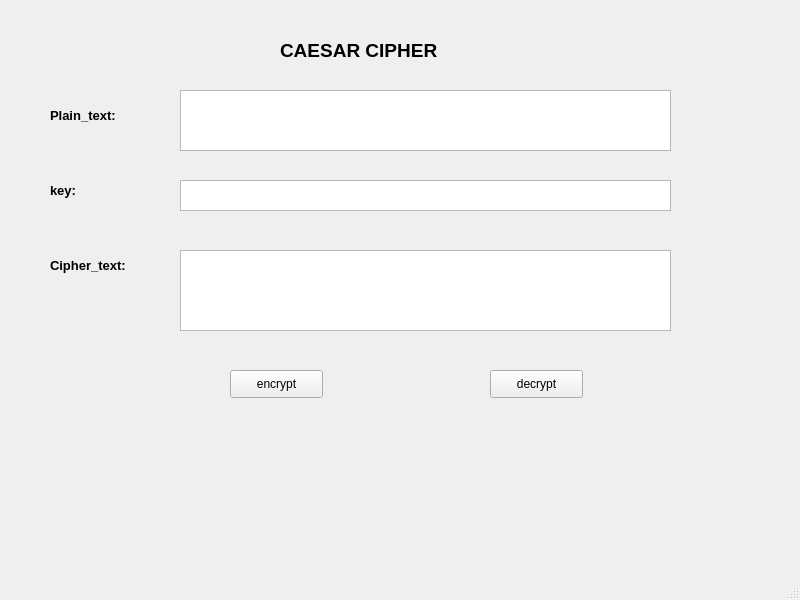
<?xml version="1.0" encoding="UTF-8"?>
<ui version="4.0">
 <class>MainWindow</class>
 <widget class="QMainWindow" name="MainWindow">
  <property name="geometry">
   <rect>
    <x>0</x>
    <y>0</y>
    <width>800</width>
    <height>600</height>
   </rect>
  </property>
  <property name="windowTitle">
   <string>MainWindow</string>
  </property>
  <widget class="QWidget" name="centralwidget">
   <widget class="QLabel" name="label">
    <property name="geometry">
     <rect>
      <x>280</x>
      <y>30</y>
      <width>201</width>
      <height>41</height>
     </rect>
    </property>
    <property name="font">
     <font>
      <pointsize>14</pointsize>
      <weight>75</weight>
      <bold>true</bold>
     </font>
    </property>
    <property name="text">
     <string>CAESAR CIPHER</string>
    </property>
   </widget>
   <widget class="QLabel" name="label_2">
    <property name="geometry">
     <rect>
      <x>50</x>
      <y>100</y>
      <width>111</width>
      <height>31</height>
     </rect>
    </property>
    <property name="font">
     <font>
      <pointsize>10</pointsize>
      <weight>75</weight>
      <bold>true</bold>
     </font>
    </property>
    <property name="text">
     <string>Plain_text:</string>
    </property>
   </widget>
   <widget class="QLabel" name="label_3">
    <property name="geometry">
     <rect>
      <x>50</x>
      <y>250</y>
      <width>121</width>
      <height>31</height>
     </rect>
    </property>
    <property name="font">
     <font>
      <pointsize>10</pointsize>
      <weight>75</weight>
      <bold>true</bold>
     </font>
    </property>
    <property name="text">
     <string>Cipher_text:</string>
    </property>
   </widget>
   <widget class="QLabel" name="label_4">
    <property name="geometry">
     <rect>
      <x>50</x>
      <y>180</y>
      <width>55</width>
      <height>21</height>
     </rect>
    </property>
    <property name="font">
     <font>
      <pointsize>10</pointsize>
      <weight>75</weight>
      <bold>true</bold>
     </font>
    </property>
    <property name="text">
     <string>key:</string>
    </property>
   </widget>
   <widget class="QTextEdit" name="txt_plaintext">
    <property name="geometry">
     <rect>
      <x>180</x>
      <y>90</y>
      <width>491</width>
      <height>61</height>
     </rect>
    </property>
   </widget>
   <widget class="QTextEdit" name="txt_key">
    <property name="geometry">
     <rect>
      <x>180</x>
      <y>180</y>
      <width>491</width>
      <height>31</height>
     </rect>
    </property>
   </widget>
   <widget class="QTextEdit" name="txt_ciphertext">
    <property name="geometry">
     <rect>
      <x>180</x>
      <y>250</y>
      <width>491</width>
      <height>81</height>
     </rect>
    </property>
   </widget>
   <widget class="QPushButton" name="btn_en">
    <property name="geometry">
     <rect>
      <x>230</x>
      <y>370</y>
      <width>93</width>
      <height>28</height>
     </rect>
    </property>
    <property name="text">
     <string>encrypt</string>
    </property>
   </widget>
   <widget class="QPushButton" name="btn_de">
    <property name="geometry">
     <rect>
      <x>490</x>
      <y>370</y>
      <width>93</width>
      <height>28</height>
     </rect>
    </property>
    <property name="text">
     <string>decrypt</string>
    </property>
   </widget>
  </widget>
  <widget class="QMenuBar" name="menubar">
   <property name="geometry">
    <rect>
     <x>0</x>
     <y>0</y>
     <width>800</width>
     <height>26</height>
    </rect>
   </property>
  </widget>
  <widget class="QStatusBar" name="statusbar"/>
 </widget>
 <resources/>
 <connections/>
</ui>
